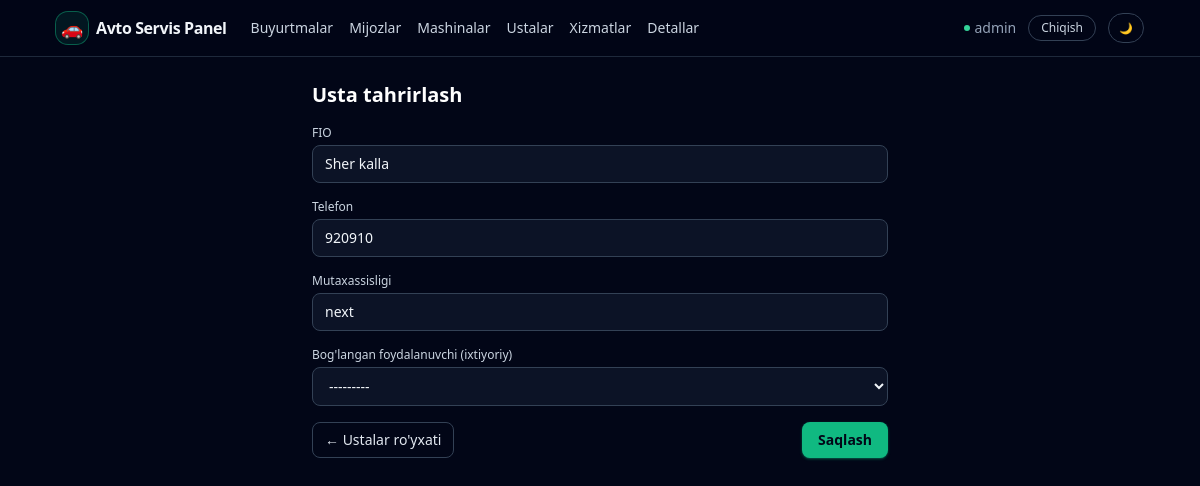
Page /masters/2/edit/ (signed in) on the committed database.
### apps/models.py (models this page shows, shortened)
class User(AbstractUser):
    telegram_username = models.CharField(
        _("Telegram username"), max_length=255, null=True, blank=True
    )
    telegram_id = models.BigIntegerField(_("Telegram ID"), null=True, blank=True)
    telegram_chat_id = models.BigIntegerField(
        _("Telegram chat ID"), null=True, blank=True
    )
    telegram_username_validator = RegexValidator(
        regex=r"^[a-zA-Z0-9_]{5,32}$",
        message=_(
            "Telegram username can only contain letters, numbers and underscores"
        ),
    )
    role = models.CharField(
        _("Role"), max_length=32, choices=Role.choices, default=Role.USER
    )
    phone = models.CharField(
        _("Phone number"),
        max_length=20,
        blank=True,
        help_text=_("Contact phone number"),
    )
    class Meta:
        verbose_name = _("User")
        verbose_name_plural = _("Users")
    def __str__(self):
        return self.get_full_name() or self.username

class Master(models.Model):
    user = models.OneToOneField(
        User,
        on_delete=models.SET_NULL,
        related_name="master_profile",
        null=True,
        blank=True,
    )
    full_name = models.CharField(_("Full name"), max_length=255)
    phone = models.CharField(_("Phone"), max_length=20, blank=True)
    specialization = models.CharField(
        _("Specialization"), max_length=100, blank=True
    )
    class Meta:
        verbose_name = _("Master")
        verbose_name_plural = _("Masters")

### apps/views/masters.py (the view)
# urls.py: path("masters/<int:pk>/edit/", master_update, name="master_update"),
@login_required
def master_update(request, pk: int):
    master = get_object_or_404(Master, pk=pk)
    if request.method == "POST":
        form = MasterForm(request.POST, instance=master)
        if form.is_valid():
            form.save()
            messages.success(request, "Usta ma'lumotlari yangilandi.")
            return redirect("apps:master_list")
    else:
        form = MasterForm(instance=master)
    return render(
        request,
        "masters/master_form.html",
        {"form": form, "master": master},
    )

### apps/forms.py
class MasterForm(TailwindModelForm):
    class Meta:
        model = Master
        fields = ["full_name", "phone", "specialization", "user"]

### templates/masters/master_form.html (shortened to what this page needs)
{% extends "base.html" %}
{% block content %}
<div class="max-w-xl mx-auto">
    <h1 class="text-xl font-semibold text-white mb-4">
        {% if master %}Usta tahrirlash{% else %}Yangi usta qo'shish{% endif %}
    </h1>
    <form method="post" class="space-y-4">
        <div>
            <label class="block text-xs font-medium text-slate-300 mb-1">FIO</label>
            {{ form.full_name }}
        </div>
        <div>
            <label class="block text-xs font-medium text-slate-300 mb-1">Telefon</label>
            {{ form.phone }}
        </div>
        <div>
            <label class="block text-xs font-medium text-slate-300 mb-1">Mutaxassisligi</label>
            {{ form.specialization }}
        </div>
        <div>
            <label class="block text-xs font-medium text-slate-300 mb-1">Bog'langan foydalanuvchi (ixtiyoriy)</label>
            {{ form.user }}
        </div>
        <div class="flex justify-between mt-4">
            <a href="{% url 'apps:master_list' %}"
               class="inline-flex items-center rounded-lg border border-slate-700 px-3 py-1.5 text-xs sm:text-sm font-medium text-slate-200 hover:bg-slate-800 transition">
                ← Ustalar ro'yxati
            </a>
            <button type="submit"
                    class="inline-flex items-center rounded-lg bg-emerald-500 hover:bg-emerald-400 px-4 py-2 text-sm font-semibold text-slate-950 shadow shadow-emerald-500/40">
                Saqlash
            </button>
        </div>
    </form>
</div>
{% endblock %}

### templates/base.html (shortened to what this page needs)
{% load static %}
<!DOCTYPE html>
<html lang="uz">
<head>
    <script src="https://cdn.tailwindcss.com"></script>
</head>
<body class="min-h-screen text-slate-100" data-theme="dark">
<div class="min-h-screen flex flex-col">
    <header class="border-b border-slate-800 bg-slate-950/80 backdrop-blur">
        <div class="mx-auto w-full max-w-6xl px-4 sm:px-6 lg:px-8 py-3 flex items-center justify-between">
            <div class="flex items-center gap-6">
                <a href="{% url 'apps:order_list' %}" class="inline-flex items-center gap-2">
                    <span class="inline-flex h-8 w-8 items-center justify-center rounded-xl bg-emerald-500/10 ring-1 ring-emerald-500/50">
                        <span class="text-lg">🚗</span>
                    </span>
                    <span class="font-semibold tracking-tight text-sm sm:text-base">Avto Servis Panel</span>
                </a>
                <nav class="hidden sm:flex items-center gap-4 text-xs sm:text-sm text-slate-300">
                    <a href="{% url 'apps:order_list' %}" class="hover:text-white transition">
                        Buyurtmalar
                    </a>
                    <a href="{% url 'apps:customer_list' %}" class="hover:text-white transition">
                        Mijozlar
                    </a>
                    <a href="{% url 'apps:car_list' %}" class="hover:text-white transition">
                        Mashinalar
                    </a>
                    <a href="{% url 'apps:master_list' %}" class="hover:text-white transition">
                        Ustalar
                    </a>
                    <a href="{% url 'apps:service_list' %}" class="hover:text-white transition">
                        Xizmatlar
                    </a>
                    <a href="{% url 'apps:part_list' %}" class="hover:text-white transition">
                        Detallar
                    </a>
                </nav>
            </div>
            <div class="flex items-center gap-3 text-xs sm:text-sm">
                {% if request.user.is_authenticated %}
                    <span class="hidden sm:inline-flex items-center gap-1 text-slate-400">
                        <span class="w-1.5 h-1.5 rounded-full bg-emerald-400 animate-pulse"></span>
                        {{ request.user.get_full_name|default:request.user.username }}
                    </span>
                    <a href="{% url 'logout' %}"
                       class="inline-flex items-center rounded-full border border-slate-700 px-3 py-1 text-xs font-medium text-slate-300 hover:bg-slate-800 transition">
                        Chiqish
                    </a>
                {% endif %}
                <button type="button" id="theme-toggle"
                        class="inline-flex items-center rounded-full border border-slate-700 px-2.5 py-1 text-[11px] font-medium text-slate-300 hover:bg-slate-800 transition">
                </button>
            </div>
        </div>
    </header>
    <main class="flex-1">
        <div class="mx-auto w-full max-w-6xl px-4 sm:px-6 lg:px-8 py-6">
            {% block content %}{% endblock %}
        </div>
    </main>
</div>
</body>
</html>

### templates/base.html (style rules this page uses)
body[data-theme="dark"] { background-color: rgb(2 6 23); color: rgb(241 245 249); }

### rows in the picture
User: user.get_full_name "admin"
Master: full_name "Sher kalla", phone "920910", specialization "next", user "---------"
